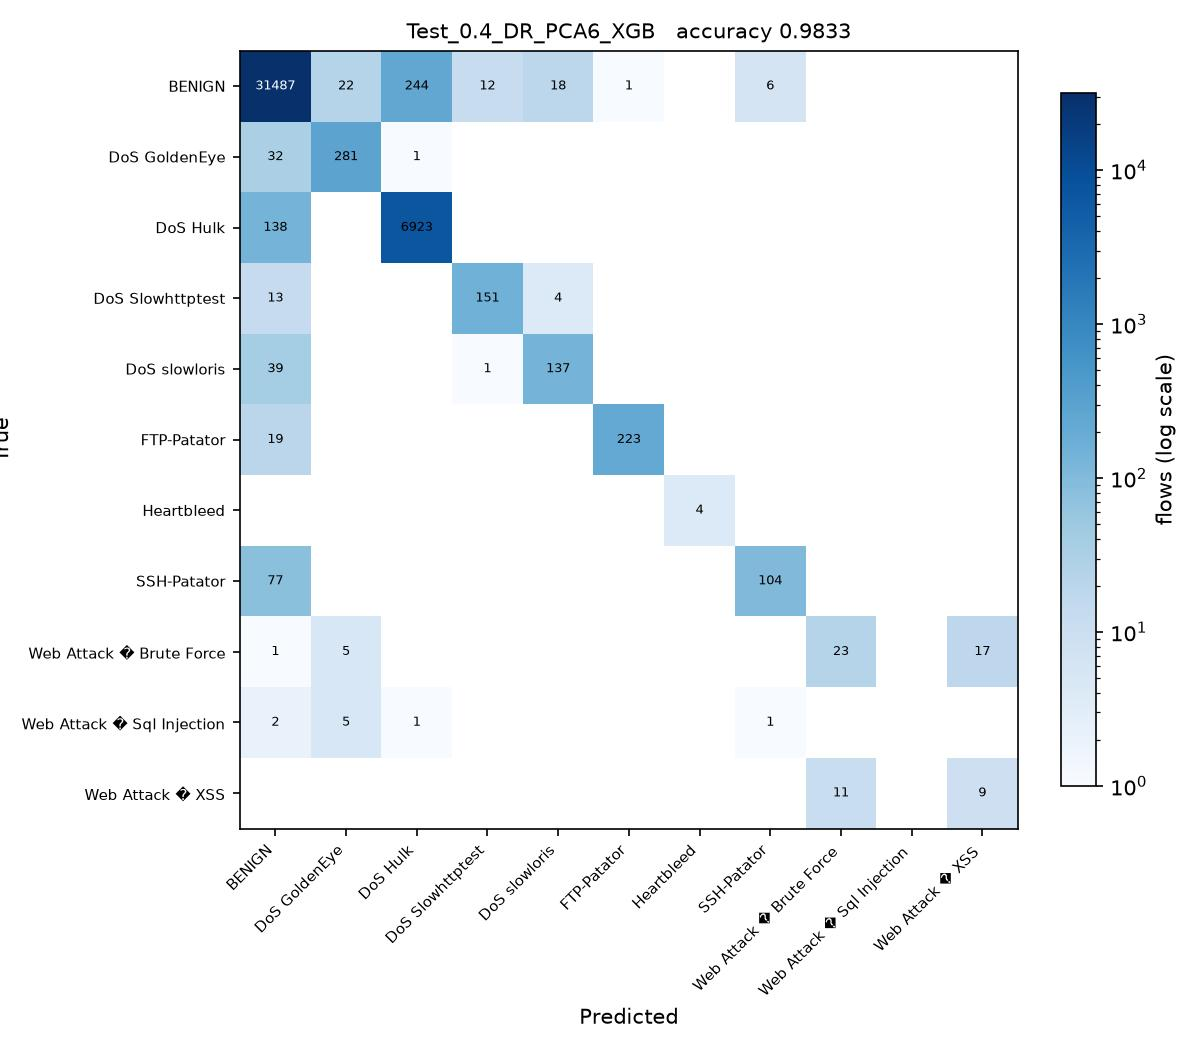

The Python source for this figure:
# Test_0.4_DR_PCA6_XGB.py
#
# Test size 0.4  |  PCA, 6 components  |  XGBoost (sheet #9)
#
# This is SGDC_60_40.py with the changes marked CHANGE below and nothing else.

import os
from pathlib import Path

# CHANGE 1: find the folder holding the three CSV files and run from there, so
# the plain file names below resolve no matter where this script is started
# from or how deeply it sits inside the project folder.
HERE = Path(__file__).resolve().parent
for PROJECT in [HERE, *HERE.parents]:
    if (PROJECT / 'Tuesday-WorkingHours.pcap_ISCX.csv').exists():
        os.chdir(PROJECT)
        break
else:
    raise SystemExit('Put this folder inside the folder that holds the three '
                     'CIC-IDS2017 CSV files, then run the script again.')
import numpy as np
import pandas as pd

df1 = pd.read_csv('Tuesday-WorkingHours.pcap_ISCX.csv', low_memory=True)
df2 = pd.read_csv('Wednesday-workingHours.pcap_ISCX.csv', low_memory=True)
df3 = pd.read_csv('Thursday-WorkingHours-Morning-WebAttacks.pcap_ISCX.csv', low_memory=True)

dataset = pd.concat([df1, df2, df3], ignore_index=True)

dataset.columns = dataset.columns.str.strip()

# CHANGE 2: a stratified sample of 100000 flows, the same for every run. An RBF
# SVM on all 1.3 million flows would take about an hour per script.
# At least 50 flows of every class are kept.
label = dataset.columns[-1]
dataset = pd.concat(
    [g.sample(n=min(len(g), max(50, round(100000 * len(g) / len(dataset)))), random_state=0)
     for _, g in dataset.groupby(label)],
    ignore_index=True
)

X = dataset.iloc[:, :-1]
y = dataset.iloc[:, -1]

X = X.apply(pd.to_numeric, errors='coerce')

X.replace([np.inf, -np.inf], np.nan, inplace=True)

from sklearn.impute import SimpleImputer

imputer = SimpleImputer(missing_values=np.nan, strategy='mean')
X = imputer.fit_transform(X)

from sklearn.preprocessing import LabelEncoder

labelencoder_y = LabelEncoder()
y = labelencoder_y.fit_transform(y)

from sklearn.model_selection import train_test_split

X_train, X_test, y_train, y_test = train_test_split(
    X,
    y,
    test_size=0.4,   # CHANGE 3: test size
    random_state=0,
    stratify=y
)

# CHANGE 4: PCA, from PCA_LDA_KErnel_PCA_CODE.pdf (fit only on training data)
from sklearn.decomposition import PCA

pca = PCA(n_components=6)
X_train = pca.fit_transform(X_train)
X_test = pca.transform(X_test)

# CHANGE 5: XGBoost (sheet #9) in place of SGDClassifier
from xgboost import XGBClassifier

classifier = XGBClassifier()

classifier.fit(X_train, y_train)

y_pred = classifier.predict(X_test) 

from sklearn.metrics import confusion_matrix
from sklearn.metrics import accuracy_score
from sklearn.metrics import precision_score
from sklearn.metrics import recall_score
from sklearn.metrics import f1_score
from sklearn.metrics import classification_report

cm = confusion_matrix(y_test, y_pred)

print("Confusion Matrix:\n")
print(cm)

print("\nAccuracy : {:.4f}".format(accuracy_score(y_test, y_pred)))
print("\nPrecision : {:.4f}".format(precision_score(y_test, y_pred, average='weighted')))
print("\nRecall : {:.4f}".format(recall_score(y_test, y_pred, average='weighted')))
print("\nF1 Score : {:.4f}".format(f1_score(y_test, y_pred, average='weighted')))

print("\nClassification Report:\n")
print(classification_report(y_test, y_pred))

# CHANGE 6: save the confusion matrix as Test_0.4_DR_PCA6_XGB.jpg and record the result
import matplotlib
matplotlib.use('Agg')
import matplotlib.pyplot as plt
from matplotlib.colors import LogNorm

here = HERE                     # the folder this script sits in
names = [str(c) for c in labelencoder_y.classes_]
fig, ax = plt.subplots(figsize=(8, 7))
im = ax.imshow(cm, cmap='Blues', norm=LogNorm(vmin=1))
ax.set_xticks(range(len(names)), names, rotation=45, ha='right', fontsize=7)
ax.set_yticks(range(len(names)), names, fontsize=7)
ax.set_xlabel('Predicted')
ax.set_ylabel('True')
ax.set_title('Test_0.4_DR_PCA6_XGB   accuracy {:.4f}'.format(accuracy_score(y_test, y_pred)), fontsize=10)
for i in range(cm.shape[0]):
    for j in range(cm.shape[1]):
        if cm[i, j]:
            ax.text(j, i, cm[i, j], ha='center', va='center', fontsize=6,
                    color='white' if cm[i, j] > cm.max() / 3 else 'black')
fig.colorbar(im, ax=ax, fraction=0.04, label='flows (log scale)')
fig.tight_layout()
fig.savefig(here / 'Test_0.4_DR_PCA6_XGB.jpg', dpi=150)
plt.close(fig)

row = pd.DataFrame([{
    'Test': 0.4, 'DR': 'PCA6', 'Clas': 'XGB',
    'Acc': round(accuracy_score(y_test, y_pred), 4),
    'Pre': round(precision_score(y_test, y_pred, average='weighted'), 4),
    'Rec': round(recall_score(y_test, y_pred, average='weighted'), 4),
    'F1': round(f1_score(y_test, y_pred, average='weighted'), 4),
    'script': 'Test_0.4_DR_PCA6_XGB',
}])
out = PROJECT / 'results' / '75_runs_pca.csv'
out.parent.mkdir(exist_ok=True)
if out.exists():
    old = pd.read_csv(out)
    row = pd.concat([old[old['script'] != 'Test_0.4_DR_PCA6_XGB'], row], ignore_index=True)
row.to_csv(out, index=False)
